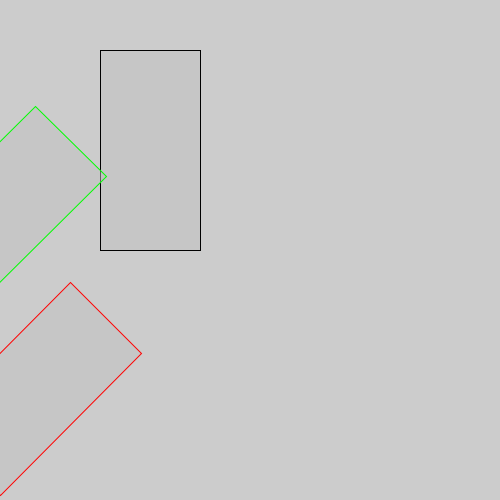
Frame 1 (no input)
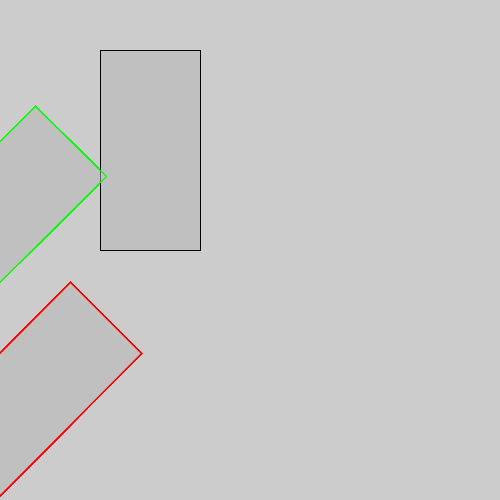
Frame 60 (the mouse pressed at the canvas centre just before this capture)
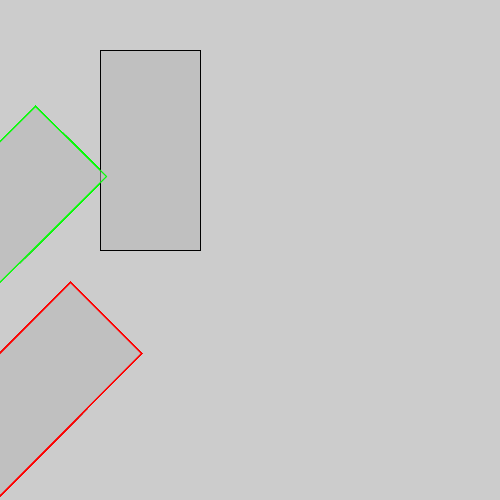
Frame 120 (the mouse held since frame 60 and released just before this capture)

The Processing sketch that drew these frames (run headless with seeded random() and noise(); from frame 60 on, the mouse is pressed at the canvas centre):

// Processing sketch: RotationTranslation
// ── RotationTranslation.pde
void setup() {
  size(500, 500);
}

void draw() {
  fill(192, 128);
  stroke(#000000);
  rect(100, 50, 100, 200);
     
  rotate(QUARTER_PI);
  
  fill(192, 128);
  stroke(#00FF00);
  rect(100, 50, 100, 200);
  
  translate(150, 100);
  
  fill(192, 128);
  stroke(#FF0000);
  rect(100, 50, 100, 200);  
}
